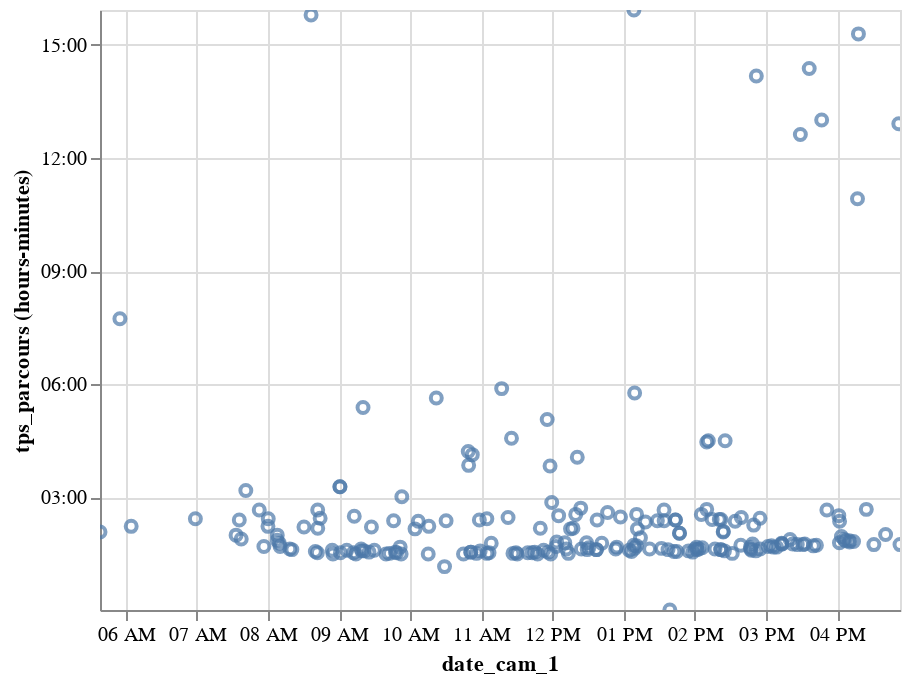

The notebook cell saved with this chart:
### Code cell
df_transit2=df_transit[['date_cam_1', 'tps_parcours']].copy().reset_index().drop('index', axis=1)
graph_tps_bruts = alt.Chart(df_transit2).mark_point().encode(
                        x='date_cam_1',
                        y='hoursminutes(tps_parcours)',
                        tooltip='tps_parcours').interactive()
temps_int=((pd.to_datetime('2018-01-01')+df_transit2['tps_parcours'])-pd.Timestamp("1970-01-01")) // pd.Timedelta('1s')#convertir les temps en integer
#mise en forme des données pour passer dans sklearn 
donnnes = temps_int.values
matrice=donnnes.reshape(-1, 1)
#faire tourner la clusterisation et recupérer le label (i.e l'identifiant cluster) et le nombre de cluster
clustering=DBSCAN(eps=600, min_samples=len(temps_int)/2).fit(matrice)
labels = clustering.labels_
n_clusters_ = len(set(labels)) - (1 if -1 in labels else 0)
# A AMELIORER EN CREANT UNE ERREUR PERSONALISEE SI ON OBTIENT  CLUSTER
"""if n_clusters_== 0 :
    raise ClusterError()"""
#mettre en forme au format pandas
results = pd.DataFrame(pd.DataFrame([df_transit2.index,labels]).T)
results.columns = ['index_base', 'cluster_num']
results = pd.merge(results,df_transit2, left_on='index_base', right_index=True )
#obtenir un timedelta unique
temp_parcours_max=results.loc[results.loc[:,'cluster_num']!=-1].groupby(['cluster_num'])['tps_parcours'].max()
#temp_parcours_max=pd.to_timedelta(temp_parcours_max.values[0])
df_transit2.tps_parcours=pd.to_datetime('2018-01-01')+df_transit2.tps_parcours
graph_tps_bruts

### Figure 1 — Vega-Lite specification as saved in the notebook (floating-point values rounded to 4 significant figures; data arrays with more than 128 entries replaced by an {"elided": "..."} marker saying what was removed)
{"$schema": "https://vega.github.io/schema/vega-lite/v2.6.0.json", "config": {"view": {"height": 300, "width": 400}}, "data": {"name": "data-56be641a8def1b9d3426079c01bd6b46"}, "datasets": {"data-56be641a8def1b9d3426079c01bd6b46": {"elided": "201 records"}}, "encoding": {"tooltip": {"field": "tps_parcours", "type": "temporal"}, "x": {"field": "date_cam_1", "type": "temporal"}, "y": {"field": "tps_parcours", "timeUnit": "hoursminutes", "type": "temporal"}}, "mark": "point", "selection": {"selector098": {"bind": "scales", "encodings": ["x", "y"], "mark": {"fill": "#333", "fillOpacity": 0.125, "stroke": "white"}, "on": "[mousedown, window:mouseup] > window:mousemove!", "resolve": "global", "translate": "[mousedown, window:mouseup] > window:mousemove!", "type": "interval", "zoom": "wheel!"}}}
